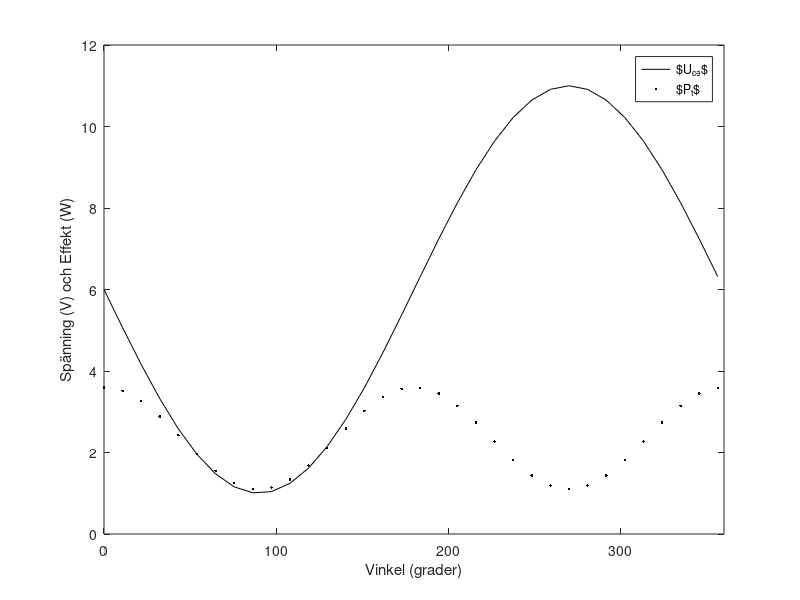

Write the MATLAB code that produced this figure.
#
# This is a GNU Octave file.
#

hf = figure();

x = 0:0.03:1;
v = x*360;
uut = 5*sin(x*2*pi);
ut = 6-uut;
il = ut/10;
it = 1.2-il;
pt = ut .* it;

plot(v, ut, "-k;$U_{ce}$;", v, pt, ".k;$P_t$;");

axis([0 360 0 12]);
xlabel("Vinkel (grader)");
ylabel("Spänning (V) och Effekt (W)");

file_path = fileparts(mfilename('fullpath'))

file_name = [file_path  "/" "bild_tx_heat.pdf"]

# print ("-deps", file_name);
print (hf, file_name, "-dpdflatexstandalone");
